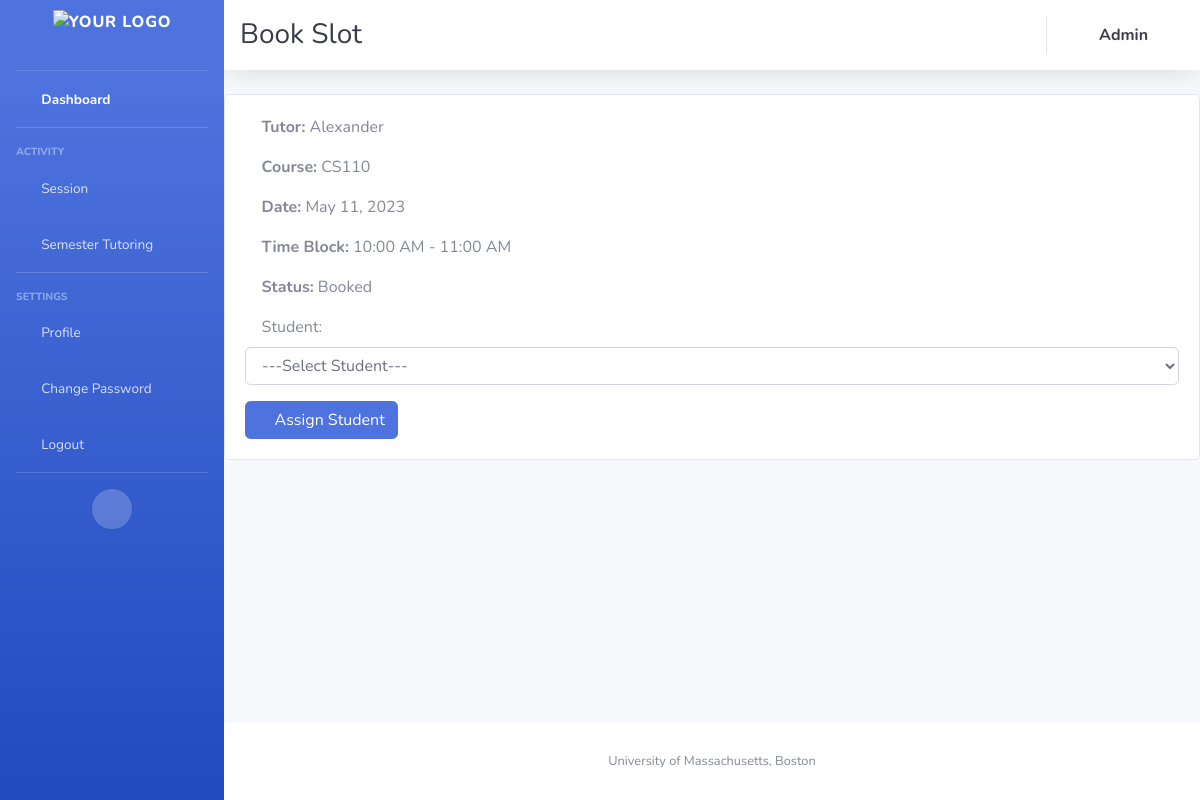
Screenshot of /bookingpage/37 (signed in) with the database file from the repository.
### appusers/models.py (models this page shows, shortened)
class Availability(models.Model):
    tutor = models.ForeignKey(Tutor, on_delete=models.CASCADE, null=True, blank=True, related_name='availabilities')
    date = models.DateField()
    timeblock = models.CharField(max_length=1, choices=TIMEBLOCK_CHOICES)
    booked_by = models.ForeignKey(Student, on_delete=models.SET_NULL, null=True, blank=True,
                                  related_name='booked_slots')
    course = models.ForeignKey(Course, on_delete=models.CASCADE)
    status = models.CharField(max_length=1, choices=STATUS_CHOICES)
    semester = models.CharField(max_length=25, null=True)

class Tutor(models.Model):
    user = models.OneToOneField(User, on_delete=models.CASCADE)
    courses = models.ManyToManyField(Course, related_name='tutors')
    profile_picture = models.URLField(default='static/images/favicons/Blue_logo.png', null=True, blank=True)
    def __str__(self):
        return self.user.username

class Course(models.Model):
    c_name = models.CharField(max_length=100)
    c_code = models.CharField(max_length=50, unique=True, null=False)
    def __str__(self):
        return self.c_name

### appusers/views.py (the view, shortened to what this page needs)
# urls.py: path('bookingpage/<int:availability_id>',book_slots , name='booking_page'),
@login_required
def book_slots(request, availability_id):
    availability = get_object_or_404(Availability, id=availability_id)
    if request.user.is_superuser:
        students = Student.objects.all()
        return render(request, 'booking_page.html', {'slot': availability, 'students': students})
    else:
        return render(request, 'booking_page.html', {'slot': availability})

### appusers/models.py (called while the page is built)
    def __str__(self):
        return self.user.username

### templates/booking_page.html (shortened to what this page needs)
{% extends "base.html" %}
{% block top_heading %}
    <h1 class="h3 mb-0 text-gray-900"></i> Book Slot</h1>
{% endblock %}
{% block content %}
    <div class="card">
        <div class="card-body">
            <p class="card-text"><i class="fas fa-chalkboard-teacher"></i> <strong>Tutor:</strong> {{ slot.tutor }}</p>
            <p class="card-text"><i class="fas fa-book"></i> <strong>Course:</strong> {{ slot.course }}</p>
            <p class="card-text"><i class="fas fa-calendar-alt"></i> <strong>Date:</strong> {{ slot.date }}</p>
            <p class="card-text"><i class="fas fa-clock"></i> <strong>Time Block:</strong> {{ slot.get_timeblock_display }}</p>
            <p class="card-text"><i class="fas fa-check-circle"></i> <strong>Status:</strong> {{ slot.get_status_display }}</p>
            {% if user.is_authenticated %}
                {% if user.is_superuser %}
                    <form method="POST" class="mt-3">
                        <div class="form-group">
                            <label for="student"><i class="fas fa-user-graduate"></i> Student:</label>
                            <select name="student" id="student" class="form-control">
                                <option value="">---Select Student---</option>
                            </select>
                        </div>
                        <button type="submit" class="btn btn-primary" onclick="return confirm('Are you sure you want to assign this slot?')"><i class="fas fa-user-plus"></i> Assign Student</button>
                    </form>
                {% else %}
                    <form method="POST" class="mt-3">
                        {% csrf_token %}
                        <input type="hidden" name="student" value="{{ user.student.id }}">
                        <button type="submit" class="btn btn-primary" onclick="return confirm('Are you sure you want to book this slot?')"><i class="fas fa-calendar-plus"></i> Book</button>
                    </form>
                {% endif %}
            {% else %}
                <p class="card-text mt-3">Please <a href="{% url 'login' %}">log in</a> or <a href="{% url 'register' %}">register</a> to book this slot.</p>
            {% endif %}
        </div>
    </div>
{% endblock %}

### rows the page displays
Availability: tutor "Alexander", course "CS110", date "May 11, 2023", timeblock "10:00 AM - 11:00 AM", status "Booked"
